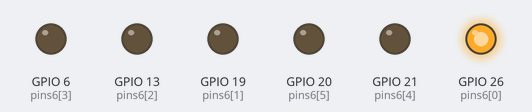
This program was run on a simulated Raspberry Pi (BCM pin numbers). Shown: output pins drawn as LEDs (lit = HIGH). Threads take turns every 2 ms.

Above: at 0.05 s.
At 0.35 s:
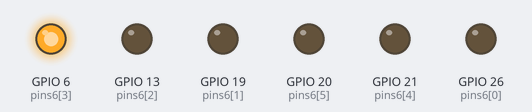
At 0.95 s:
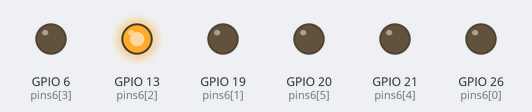
At 1.35 s:
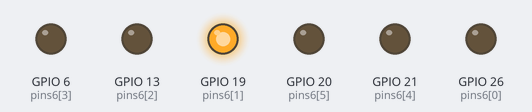
At 1.8 s:
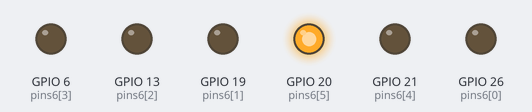
At 2.85 s:
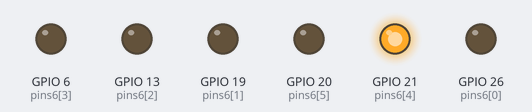
Timing chart, 0 to 3.1 s (numbered marks = the images above):
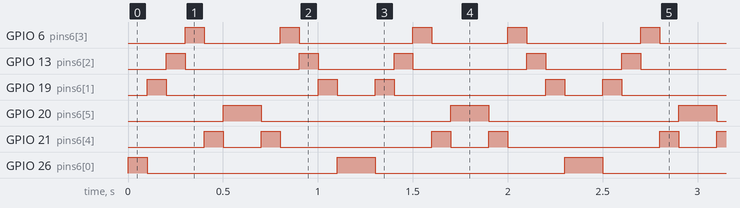

Measured:
- by itself, GPIO 6 (pins6[3]): repeats every 1.2 s: LOW 0.40 s, HIGH 0.10 s, LOW 0.60 s, HIGH 0.10 s
- by itself, GPIO 13 (pins6[2]): repeats every 1.2 s: LOW 0.60 s, HIGH 0.10 s, LOW 0.40 s, HIGH 0.10 s
- by itself, GPIO 19 (pins6[1]): repeats every 1.2 s: LOW 0.80 s, HIGH 0.10 s, LOW 0.20 s, HIGH 0.10 s
- by itself, GPIO 20 (pins6[5]): alternates HIGH for 0.20 s and LOW for 1.0 s
- by itself, GPIO 21 (pins6[4]): repeats every 1.2 s: LOW 0.20 s, HIGH 0.10 s, LOW 0.80 s, HIGH 0.10 s
- by itself, GPIO 26 (pins6[0]): repeats every 1.2 s: LOW 1.0 s, HIGH 0.20 s

The program:

lights-back-forth.py
```python
#! /usr/bin/env python3

import RPi.GPIO as GPIO
import time, sys
from itertools import cycle
from threading import Thread
import mypins


GPIO.setmode(GPIO.BCM)

pins = mypins.pins6

GPIO.setup(pins, GPIO.OUT)
GPIO.output(pins, GPIO.LOW)

GPIO.setwarnings(False)

def cycle_pin(pin):
    GPIO.output(pin, GPIO.HIGH)
    time.sleep(0.1)
    GPIO.output(pin, GPIO.LOW)

def runLEDs():
    for x in c:
        cycle_pin(x)

for i in pins[::-1]:
    pins.append(i)

c = cycle(pins)

try:
    t1 = Thread(target=runLEDs)
    t1.daemon = True
    t1.start()
    while True:
        #if GPIO.input(pins[0]):
        #print("Hit the first one!")
        time.sleep(1)
except KeyboardInterrupt:
    t1.join()
    GPIO.output(pins, GPIO.LOW)
    sys.exit(0)
```

mypins.py
```python
pins6 = [26, 19, 13, 6, 21, 20]
```
